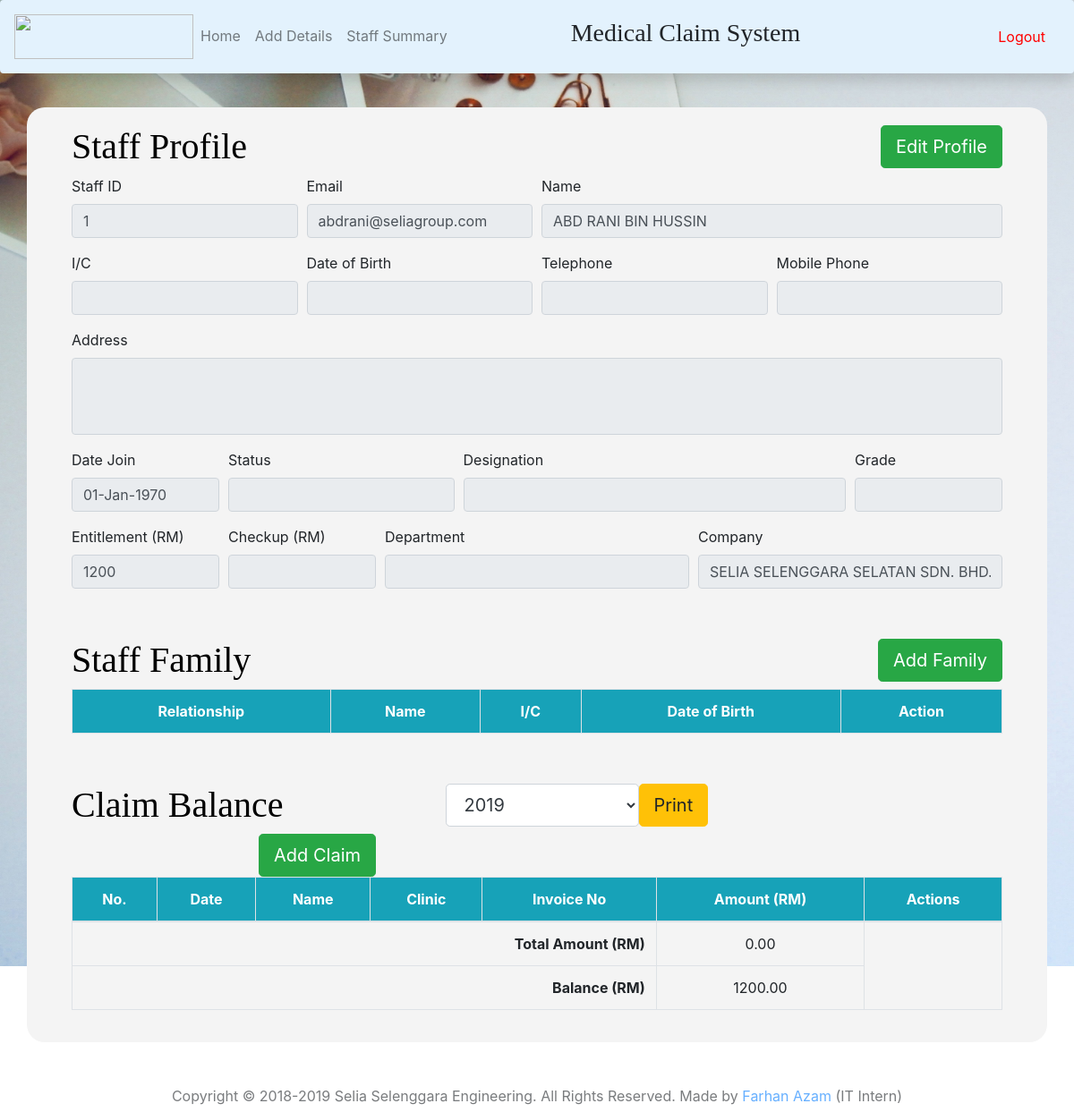
The page /staffprofile.php?id=1 on the database its author committed.
### tables this page shows
CREATE TABLE `staffs` (
  `id` int(100) UNSIGNED NOT NULL,
  `datejoin` varchar(100) NOT NULL,
  `staffno` varchar(15) NOT NULL,
  `email` varchar(50) NOT NULL,
  `name` varchar(100) NOT NULL,
  `grade` varchar(5) NOT NULL,
  `dept` varchar(50) NOT NULL,
  `designation` varchar(50) NOT NULL,
  `status` varchar(10) NOT NULL,
  `company` varchar(50) NOT NULL,
  `entitlement` varchar(10) NOT NULL,
  `checkup` varchar(10) NOT NULL,
  `ic` varchar(14) NOT NULL,
  `dob` varchar(10) NOT NULL,
  `address` varchar(100) NOT NULL,
  `mobile` varchar(15) NOT NULL,
  `tel` varchar(15) NOT NULL,
  `emailstatus` varchar(15) NOT NULL
);

### staffprofile.php (the view, shortened to what this page needs)
<?php
    include_once("config.php");
?>
<?php
    $staffno = $_GET['id'];
    $result5 = mysqli_query($conn, "SELECT entitlement FROM staffs WHERE staffno='$staffno' ");
    $result4 = mysqli_query($conn, "SELECT SUM(amount) AS totalamount FROM claim WHERE staffno='$staffno' AND YEAR(date)=YEAR(CURDATE())");
    $result = mysqli_query($conn, "SELECT * FROM staffs WHERE staffno='$staffno'");
    while($res = mysqli_fetch_array($result))
    {
        $staffno = $res['staffno'];
        $email = $res['email'];
        $name = $res['name'];
        $grade = $res['grade'];
        $dept = $res['dept'];
        $designation = $res['designation'];
        $status = $res['status'];
        $company = $res['company'];
        $ic = $res['ic'];
        $dob = $res['dob'];
        $address = $res['address'];
        $mobile = $res['mobile'];
        $tel = $res['tel'];
        $entitlement = $res['entitlement'];
        $checkup = $res['checkup'];
        $datejoin = date("d-M-Y", strtotime($res['datejoin']));
    }
?>
<!DOCTYPE html>
<html lang="en">
<head>
        <link rel="stylesheet" href="https://stackpath.bootstrapcdn.com/bootstrap/4.1.3/css/bootstrap.min.css">
</head>
<body>
    <?php include 'navbar.php'; ?>
    <div class="container" style="background-color: #f4f4f4; border-top-left-radius: 20px; border-top-right-radius: 20px; border-bottom-right-radius: 20px; border-bottom-left-radius: 20px; margin-top: 120px;">
        <div class="container" >
            <div class="card-body col-md-12">
                <div class="row">
                    <div class="col">
                        <h1 style="font-family:Trebuchet MS; color:black;">Staff Profile</h1>
                    </div>
                    <div class="col-md-3">
                        <div class="float-right"><a href="staffprofileedit.php?id=<?php echo $staffno; ?>" class="btn btn-success btn-lg" role="button">Edit Profile</a></div>
                    </div>
                </div>
                <form>
                    <div class="form-row">
                        <div class="form-group col-md-3">
                            <label for="inputEmail4">Staff ID</label>
                            <input type="text" class="form-control" value="<?php echo $staffno;?>" disabled>
                        </div>
                        <div class="form-group col-md-3">
                            <label for="inputPassword4">Email</label>
                            <input type="email" class="form-control" value="<?php echo $email;?>" disabled>
                        </div>
                        <div class="form-group col-md-6">
                            <label for="inputEmail4">Name</label>
                            <input type="text" class="form-control" value="<?php echo $name;?>" disabled>
                        </div>
                    </div>
                    <div class="form-row">
                        <div class="form-group col-md-3">
                            <label for="inputEmail4">I/C</label>
                            <input type="text" class="form-control" value="<?php echo $ic;?>" disabled>
                        </div>
                        <div class="form-group col-md-3">
                            <label for="inputPassword4">Date of Birth</label>
                            <input type="text" class="form-control" value="<?php echo $dob;?>" disabled>
                        </div>
                        <div class="form-group col-md-3">
                            <label for="inputEmail4">Telephone</label>
                            <input type="text" class="form-control" value="<?php echo $tel;?>" disabled>
                        </div>
                        <div class="form-group col-md-3">
                            <label for="inputPassword4">Mobile Phone</label>
                            <input type="text" class="form-control" value="<?php echo $mobile;?>" disabled>
                        </div>
                    </div>
                    <div class="form-group">
                        <label for="inputAddress">Address</label>
                        <textarea class="form-control" rows="3" style="resize: none;" disabled><?php echo $address;?></textarea>
                    </div>
                    <div class="form-row">
                        <div class="form-group col-md-2">
                            <label for="inputEmail4">Date Join</label>
                            <input type="text" name="datejoin" class="form-control" id="datepicker" value="<?php echo $datejoin;?>" disabled/>
                        </div>
                        <div class="form-group col-md-3">
                            <label for="inputEmail4">Status</label>
                            <input type="text" class="form-control" value="<?php echo $status;?>" disabled>
                        </div>
                        <div class="form-group col-md-5">
                            <label for="inputPassword4">Designation</label>
                            <input type="text" class="form-control" value="<?php echo $designation;?>" disabled>
                        </div>
                        <div class="form-group col-md-2">
                            <label for="inputPassword4">Grade</label>
                            <input type="text" class="form-control" value="<?php echo $grade;?>" disabled>
                        </div>
                    </div>
                    <div class="form-row">
                        <div class="form-group col-md-2">
                            <label>Entitlement (RM)</label>
                            <input type="text" name="entitlement" class="form-control" value="<?php echo $entitlement;?>" style="text-transform:uppercase;" disabled>
                        </div>
                        <div class="form-group col-md-2" <?php if ($grade == "E6" || $grade == "E7" || $grade == "E8" || $grade == "E9" || $grade == "E10" || $grade == "E11" || $grade == "E12" || $grade == "N1" || $grade == "N2" || $grade == "N3" || $grade == "N4" || $grade == "N5") echo " style='display: disabled';"; ?>>
                            <label>Checkup (RM)</label>
                            <input type="text" id="checkup" name="checkup" class="form-control" value="<?php echo $checkup;?>" style="text-transform:uppercase;" disabled>
                        </div>
                        <div class="form-group col-md-4">
                            <label for="inputEmail4">Department</label>
                            <input type="text" class="form-control" value="<?php echo $dept;?>" disabled>
                        </div>
                        <div class="form-group col-md-4">
                            <label for="inputPassword4">Company</label>
                            <input type="text" class="form-control" value="<?php echo $company;?>" disabled>
                        </div>
                    </div>
                </form>
            </div>
        </div>
        <div class="container">
            <div class="card-body col-md-12">
                <div class="form-row">
                    <div class="col">
                        <h1 style="font-family:Trebuchet MS; color:black;">Staff Family</h1>
                    </div>
                    <div class="col-md-3">
                        <div class="float-right"><a href="stafffamilyadd.php?id=<?php echo $staffno; ?>" class="btn btn-success btn-lg" role="button">Add Family</a></div>
                    </div>
                </div>
                <table class="table table-hover table-bordered">
                    <tr class="bg-info text-white" align="center" style="font-weight:bold" >
                        <td align="center">Relationship</td>
                        <td align="center">Name</td>
                        <td align="center">I/C</td>
                        <td align="center">Date of Birth</td>
                        <td align="center">Action</td>
                    </tr>
                </table>
            </div>
        </div>
        <div class="container">
            <div class="card-body col-md-12">
                <div class="form-row">
                    <div class="col-md-5">
                        <h1 style="font-family:Trebuchet MS; color:black;">Claim Balance</h1>
                    </div>
                    <form action="staffprofile.php" method="post">
                        <div class="row">
                            <div class="">
                                <select id="year" name="year" class="bg-white text-dark form-control form-control-lg form-control-borderless" style="width: 216px;">
                                    <?php
                                        for($i=date('Y'); $i>date('Y')-3; $i--) {
                                            print '<option value="'.$i.'">'.$i.'</option>';
                                        }
                                    ?>
                                </select>
                            </div>
                            <div class="">
                                <input type="submit" name="add" value="Print" class="btn btn-warning btn-lg float-right">
                            </div>
                        </div>
                    </form>
                    <div class="col-md-4">
                        <div class="float-right"><a href="staffclaim.php?id=<?php echo $staffno; ?>" class="btn btn-success btn-lg" role="button">Add Claim</a></div>
                    </div>
                </div>
                <table id="claim" class="table table-hover table-bordered" class="display nowrap dataTable" style="width: 100%;" role="grid" aria-describedby="example_info">
                    <tr class="bg-info text-white" align="center" style="font-weight:bold" >
                        <td align="center">No.</td>
                        <td align="center">Date</td>
                        <td align="center">Name</td>
                        <td align="center">Clinic</td>
                        <td align="center">Invoice No</td>
                        <td align="center">Amount (RM)</td>
                        <td align="center">Actions</td>
                    </tr>
                    <tbody id="table">
                        <?php
                            while($res = mysqli_fetch_array($result4))
                            {
                                $smallest = number_format($res['totalamount'], 2, '.', '');
                                echo "<tr>";
                                echo "<td colspan='5' align='right'><b>Total Amount (RM)</b></td>";
                                echo "<td align='center'>".$smallest."</td>";
                            }
                            while($res = mysqli_fetch_array($result5))
                            {
                                $entitlement = number_format($res['entitlement'], 2, '.', '');
                                $balance = $entitlement - $smallest;
                                if($balance <= 100)
                                {
                                    $bal = "<b style='color:red;'>".number_format($balance, 2, '.', '')."</b>";
                                }
                                else
                                {
                                    $bal = number_format($balance, 2, '.', '');
                                }
                                echo "<tr>";
                                echo "<td colspan='5' align='right'><b>Balance (RM)</b></td>";
                                echo "<td align='center'>".$bal."</td>";
                            }
                        ?>
                    </tbody>
                </table>
            </div>
        </div>
    </div>
    <br>
    <br>
        <div id="footer">
            <div class="container" align="center">
                <div class="row">
                    <div class="col">
                        Copyright &copy; 2018-<?php echo date("Y");?> Selia Selenggara Engineering. All Rights Reserved. Made by <a href="https://www.instagram.com/paan_azam13/">Farhan Azam</a> (IT Intern)
                    </div>
                </div>
            </div>
        </div>
</body>
</html>

### staffprofile.php (style rules this page uses)
body { overflow-x: hidden; background-image: url("imgs/4.jpg"); background-repeat: no-repeat; background-attachment: fixed; background-size: 1920px 1080px; }
#footer { bottom:0; width:100%; height:30px; background: white; opacity: 0.6; }

### rows shown on the page
staffs: staffno "1", email "abdrani@seliagroup.com", name "ABD RANI BIN HUSSIN", datejoin "01-Jan-1970", entitlement "1200", company "SELIA SELENGGARA SELATAN SDN. BHD.", bal "1200.00"

### other values the page prints
$smallest "0.00"
form field year "2019"
